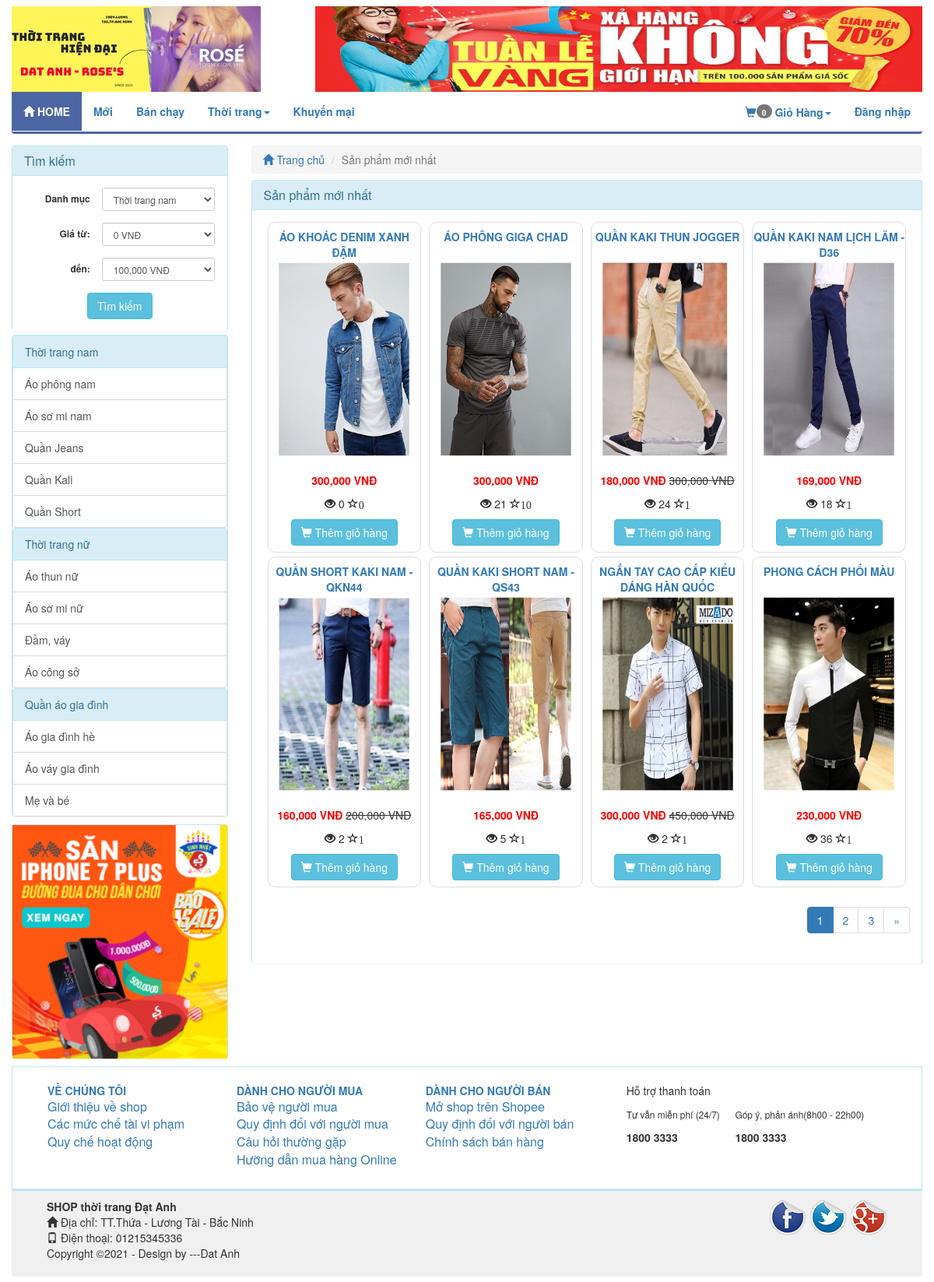
The app's page /index.php/product/news with its own data.
### tables this page shows
CREATE TABLE `catalog` (
  `id` int(11) NOT NULL,
  `name` varchar(100) NOT NULL,
  `description` varchar(255) DEFAULT NULL,
  `parent_id` int(11) NOT NULL,
  `sort_order` tinyint(4) NOT NULL,
  `created` datetime NOT NULL
);

CREATE TABLE `product` (
  `id` int(255) NOT NULL,
  `catalog_id` int(11) NOT NULL,
  `name` varchar(255) NOT NULL,
  `content` text NOT NULL,
  `price` decimal(15,2) NOT NULL DEFAULT 0.00,
  `discount` int(11) DEFAULT 0,
  `image_link` varchar(100) NOT NULL,
  `image_list` text NOT NULL,
  `view` int(11) NOT NULL DEFAULT 0,
  `buyed` int(255) NOT NULL,
  `rate_total` int(255) NOT NULL DEFAULT 4,
  `rate_count` int(255) NOT NULL DEFAULT 1,
  `created` int(11) NOT NULL
);

### application/controllers/Product.php (called while the page is built, shortened)
<?php
class Product extends MY_Controller {
	public function __construct()
	{
		parent::__construct();
		$this->load->model('product_model');
		$this->load->model('catalog_model');
	}
	public function news()
	{
		$input = array();
		$input['order'] = array('id','DESC');
		$this->load->library('pagination');
		$base_url = base_url('product/news');
		$total =20;
		$per = 8;
		$uri = 3;
		$config = pagination($base_url,$total,$per,$uri);
		$segment = $this->uri->segment(3);
		$segment = intval($segment);
		$input['limit'] = array($config['per_page'],$segment);
		$product_list = $this->product_model->get_list($input);
		$this->data['product_list'] = $product_list;
		$this->data['temp']='site/product/new';
		$this->load->view('site/layoutsub',$this->data);
	}
}

### index.php (called while the page is built, shortened)
<?php
require_once BASEPATH.'core/CodeIgniter.php';

### application/core/MY_Controller.php (called while the page is built, shortened)
<?php
class MY_Controller extends CI_Controller {
	function __construct()
	{
		$controller = $this->uri->segment(1);
		switch ($controller) {
			default:
				$input = array();
				$input['where'] = array('parent_id' => '1');
				$input['order'] = array('sort_order', 'ASC');
				$catalog = $this->catalog_model->get_list($input);
				foreach ($catalog as $value) {
					$input= array();
					$input['where'] = array('parent_id' => $value->id);
					$input['order'] = array('sort_order', 'ASC');
					$sub = $this->catalog_model->get_list($input);
					$value->sub=$sub;
				}
				break;
		}
	}
}

### application/core/MY_Model.php (called while the page is built, shortened)
<?php if ( ! defined('BASEPATH')) exit('No direct script access allowed');
class MY_Model extends CI_Model {
    var $table = '';
    var $key = 'id';
    var $order = '';
    function get_list($input = array())
    {
        $query = $this->db->get($this->table);
        return $query->result();
    }
    protected function get_list_set_input($input = array())
    {
        if ((isset($input['where'])) && $input['where'])
        {
            $this->db->where($input['where']);
        }
        if (isset($input['order'][0]) && isset($input['order'][1]))
        {
            $this->db->order_by($input['order'][0], $input['order'][1]);
        }
        else
        {
            $order = ($this->order == '') ? array($this->table.'.'.$this->key, 'desc') : $this->order;
            $this->db->order_by($order[0], $order[1]);
        }
        if (isset($input['limit'][0]) && isset($input['limit'][1]))
        {
            $this->db->limit($input['limit'][0], $input['limit'][1]);
        }
    }
}
?>

### application/views/site/product/new.php (the view)
<div class="col-xs-12 col-sm-9 col-md-9 col-lg-9 clearpaddingr">
	<div class="col-xs-12 col-sm-12 col-md-12 col-lg-12 clearpadding">
		<ol class="breadcrumb">
		  <li><a href="<?php echo base_url(); ?>"><span class="glyphicon glyphicon-home" aria-hidden="true"></span> Trang chủ</a></li>
		  <li class="active">Sản phẩm mới nhất</li>
		</ol>
		<div class="panel panel-info">
		  <div class="panel-heading">
		    <h3 class="panel-title">Sản phẩm mới nhất</h3>
		  </div>
		  <div class="panel-body">
		  	<div class="col-xs-12 col-sm-12 col-md-12 col-lg-12 clearpadding">
		  		<?php foreach ($product_list as $value) {
		  			$name = covert_vi_to_en($value->name);
	  				$name = strtolower($name);
	  				 ?>
					<div class="col-xs-12 col-sm-6 col-md-3 col-lg-3 re-padding">
			  			<div class="product_item">
			  				<p class="product_name" ><a href="<?php echo base_url($name.'-p'.$value->id); ?>" ><?php echo $value->name; ?></a></p>
			  				<div class="product-image">
			  					<a href="<?php echo base_url($name.'-p'.$value->id); ?>"><img src="<?php echo base_url(); ?>upload/product/<?php echo $value->image_link; ?>" alt="" class=""></a>
			  				</div>
			  				<?php if ($value->discount>0) {
			  					$new_price = $value->price - $value->discount; ?>
			  					<p><span class='price text-right'><?php echo number_format($new_price); ?> VNĐ</span> <del class="product-discount"><?php echo number_format($value->price); ?> VNĐ</del></p>
			  				<?php }else{ ?>
								<p><span class='price text-right'><?php echo number_format($value->price); ?> VNĐ</span></p>
			  				<?php	} ?>
							<p><span class="glyphicon glyphicon-eye-open" aria-hidden="true" title="Số lượt xem"></span> <?php echo $value->view; ?> <span class="glyphicon glyphicon-star-empty" aria-hidden="true" title="Số lượng đặt mua"><?php echo $value->buyed; ?></p>
							<a href="<?php echo base_url('cart/add/'.$value->id); ?>"><button class='btn btn-info'><span class="glyphicon glyphicon-shopping-cart" aria-hidden="true"></span> Thêm giỏ hàng</button></a>
			  			</div>
					</div>
				<?php } ?>
		  	</div>
			 <?php echo $this->pagination->create_links(); ?>
		  </div>
		</div>
	</div>
</div>

### application/views/site/sidebar.php (shortened to what this page needs)
<?php
	$catalog_id = isset($catalog_id)?$catalog_id:NULL;
	$price_from = isset($price_from)?$price_from:NULL;
	$price_to = isset($price_to)?$price_to:NULL;
 ?>
<div class="col-xs-12 col-sm-3 col-md-3 col-lg-3 clearpaddingl">
	<div class="panel panel-info" style="margin-bottom: 5px;">
		<div class="panel-heading">
		    <h3 class="panel-title">Tìm kiếm</h3>
		</div>
	    <div class="panel-body">
	  	    <form class="form-horizontal text-center" method="post" action="<?php echo base_url('product/search'); ?>">
				<div class="form-group form-group-sm">
					<label class="col-sm-5 clearpaddingl control-label" for="formGroupInputSmall">Danh mục</label>
					<div class="col-sm-7" style="padding-left: 0px">
				    	<select class="form-control" name="catalog_id">
				    		<?php foreach ($catalog as $value) { ?>
							  	<option value="<?php echo $value->id; ?>" style='font-weight: bold' <?php if($value->id==$catalog_id) echo 'selected'; ?>><?php echo $value->name; ?></option>
								 </div>
							  	<?php } ?>
				    </div>
				</div>
				<div class="form-group form-group-sm">
					<label class="col-sm-5 control-label" for="formGroupInputSmall">Giá từ:</label>
					<div class="col-sm-7" style="padding-left: 0px">
				    	<select class="form-control" name="price_from">
				    	<?php for ($i=0; $i < 1400000; $i = $i + 100000) { ?>
				    		<option value="<?php echo $i ?>" <?php if($i==$price_from) echo 'selected'; ?>><?php echo number_format($i); ?> VNĐ</option>
				    	<?php } ?>
						</select>
				    </div>
				</div>
				<div class="form-group form-group-sm">
					<label class="col-sm-5 control-label" for="formGroupInputSmall">đến:</label>
					<div class="col-sm-7" style="padding-left: 0px">
				    	<select class="form-control" name="price_to">
				    	<?php for ($i=100000; $i < 1500000; $i = $i + 100000) { ?>
				    		<option value="<?php echo $i ?>" <?php if($i==$price_to) echo 'selected'; ?>><?php echo number_format($i); ?> VNĐ</option>
				    	<?php } ?>
						</select>
				    </div>
				</div>
				<button class="btn btn-info" type="submit" name='submit'>Tìm kiếm</button>
	    </div>
	</div>
	<div class="panel panel-info">
	  <div class="panel-body" style="padding:0px">
	  	<div class="list-group">
	  	<?php foreach ($catalog as $value)
	  	{
	  		$name = covert_vi_to_en($value->name);
	  		$name = strtolower($name);
	  	?>
	  	<div class="list-group">
	  		<a href="<?php echo base_url($name.'-c'.$value->id); ?>" class="list-group-item active">
		    <?php echo $value->name; ?>
		  	</a>
		  <?php foreach ($value->sub as $val) {
		  	$namesub = covert_vi_to_en($val->name);
	  		$namesub = strtolower($namesub);
	  		?>
		  	<a href="<?php echo base_url($namesub.'-c'.$val->id); ?>" class="list-group-item"><?php echo $val->name; ?></a>
		  <?php } ?>
		 </div>
	  	<?php } ?>
	    </div>
	  </div>
	</div>
	<div class="panel panel-info" style="margin-top:10px;margin-bottom:10px;">
	  <div class="panel-body" style="padding:0px;">
	  	<img style="width: 100%" src="<?php echo base_url('upload/qc.gif'); ?>" alt="">
	  </div>
	</div>
</div>

### public/site/css/style.css (style rules this page uses)
.clearpadding { padding-left: 0px; padding-right: 0px; }
.clearpaddingl { padding-left: 0px; }
.clearpaddingr { padding-right: 0px; }
.re-padding { padding-right: 5px; padding-left: 5px; }
.panel { margin-bottom: 0px; border-bottom:none; }
.product_item { border: 1px solid #DDDDDD; border-radius: 10px; text-align: center; padding-top: 8px; padding-bottom: 8px; margin-bottom: 5px; }
.product_name { max-height: 20px; text-transform: uppercase; font-size: 14px; color: #337ab7; font-weight: bold; }
.price { color: red; font-weight: bold; }
.product-image { margin-top:8px; margin-bottom:8px; }
.product-image img { width: 95%; height: 275px; -webkit-transform:scale(0.9); -moz-transform:scale(0.9); -o-transform:scale(0.9); transition: all .4s ease; -webkit-transition: all .4s ease; -moz-transition: all .4s ease; -o-transition: all .4s ease; }
.breadcrumb { margin-bottom: 8px; }
.list-group { margin-bottom: 0px; }
.list-group-item.active, .list-group-item.active:hover, .list-group-item.active:focus { color: #31708f; background-color: #d9edf7; border-color: #bce8f1; }

### records on screen
catalog: name "Thời trang nam"
catalog: name "Áo phông nam"
catalog: name "Áo sơ mi nam"
catalog: name "Quần Jeans"
catalog: name "Quần Kali"
catalog: name "Quần Short"
catalog: name "Thời trang nữ"
catalog: name "Áo thun nữ"
catalog: name "Áo sơ mi nữ"
catalog: name "Đầm, váy"
catalog: name "Áo công sở"
catalog: name "Quần áo gia đình"
catalog: name "Áo gia đình hè"
catalog: name "Áo váy gia đình"
catalog: name "Mẹ và bé"
product: name "ÁO KHOÁC DENIM XANH ĐẬM", image_link (picture), price "300,000", view "0", buyed "0"
product: name "ÁO PHÔNG GIGA CHAD", image_link (picture), price "300,000", view "21", buyed "10"
product: name "QUẦN KAKI THUN JOGGER", image_link (picture), new_price "180,000", price "300,000", view "24", buyed "1"
product: name "QUẦN KAKI NAM LỊCH LÃM - D36", image_link (picture), price "169,000", view "18", buyed "1"
product: name "QUẦN SHORT KAKI NAM - QKN44", image_link (picture), new_price "160,000", price "200,000", view "2", buyed "1"
product: name "QUẦN KAKI SHORT NAM - QS43", image_link (picture), price "165,000", view "5", buyed "1"
product: name "NGẮN TAY CAO CẤP KIỂU DÁNG HÀN QUỐC", image_link (picture), new_price "300,000", price "450,000", view "2", buyed "1"
product: name "PHONG CÁCH PHỐI MÀU", image_link (picture), price "230,000", view "36", buyed "1"

### other values on screen
$total_items "0"
$this->pagination->create_links() "1 2 3 »"
form field catalog_id "Thời trang nam"
form field price_from "0 VNĐ"
form field price_to "100,000 VNĐ"
